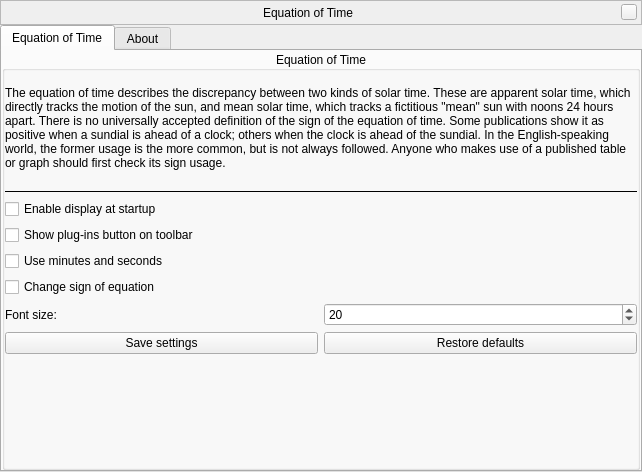
<?xml version="1.0" encoding="UTF-8"?>
<ui version="4.0">
 <class>equationOfTimeWindowForm</class>
 <widget class="QWidget" name="equationOfTimeWindowForm">
  <property name="geometry">
   <rect>
    <x>0</x>
    <y>0</y>
    <width>642</width>
    <height>472</height>
   </rect>
  </property>
  <layout class="QVBoxLayout" name="verticalLayout">
   <property name="spacing">
    <number>0</number>
   </property>
   <property name="leftMargin">
    <number>0</number>
   </property>
   <property name="topMargin">
    <number>0</number>
   </property>
   <property name="rightMargin">
    <number>0</number>
   </property>
   <property name="bottomMargin">
    <number>0</number>
   </property>
   <item>
    <widget class="BarFrame" name="TitleBar">
     <property name="sizePolicy">
      <sizepolicy hsizetype="Expanding" vsizetype="Minimum">
       <horstretch>0</horstretch>
       <verstretch>0</verstretch>
      </sizepolicy>
     </property>
     <property name="minimumSize">
      <size>
       <width>0</width>
       <height>25</height>
      </size>
     </property>
     <property name="maximumSize">
      <size>
       <width>16777215</width>
       <height>30</height>
      </size>
     </property>
     <property name="focusPolicy">
      <enum>Qt::NoFocus</enum>
     </property>
     <property name="autoFillBackground">
      <bool>false</bool>
     </property>
     <property name="frameShape">
      <enum>QFrame::StyledPanel</enum>
     </property>
     <layout class="QHBoxLayout">
      <property name="spacing">
       <number>6</number>
      </property>
      <property name="leftMargin">
       <number>0</number>
      </property>
      <property name="topMargin">
       <number>0</number>
      </property>
      <property name="rightMargin">
       <number>4</number>
      </property>
      <property name="bottomMargin">
       <number>0</number>
      </property>
      <item>
       <spacer name="leftSpacer">
        <property name="orientation">
         <enum>Qt::Horizontal</enum>
        </property>
        <property name="sizeHint" stdset="0">
         <size>
          <width>40</width>
          <height>20</height>
         </size>
        </property>
       </spacer>
      </item>
      <item>
       <widget class="QLabel" name="stelWindowTitle">
        <property name="text">
         <string>Equation of Time</string>
        </property>
       </widget>
      </item>
      <item>
       <spacer name="rightSpacer">
        <property name="orientation">
         <enum>Qt::Horizontal</enum>
        </property>
        <property name="sizeHint" stdset="0">
         <size>
          <width>40</width>
          <height>20</height>
         </size>
        </property>
       </spacer>
      </item>
      <item>
       <widget class="QPushButton" name="closeStelWindow">
        <property name="minimumSize">
         <size>
          <width>16</width>
          <height>16</height>
         </size>
        </property>
        <property name="maximumSize">
         <size>
          <width>16</width>
          <height>16</height>
         </size>
        </property>
        <property name="focusPolicy">
         <enum>Qt::NoFocus</enum>
        </property>
        <property name="text">
         <string/>
        </property>
       </widget>
      </item>
     </layout>
    </widget>
   </item>
   <item>
    <widget class="QTabWidget" name="tabWidget">
     <property name="currentIndex">
      <number>0</number>
     </property>
     <widget class="QWidget" name="tabEquationOfTime">
      <attribute name="title">
       <string>Equation of Time</string>
      </attribute>
      <layout class="QVBoxLayout" name="verticalLayoutTimeZone">
       <property name="spacing">
        <number>0</number>
       </property>
       <property name="leftMargin">
        <number>0</number>
       </property>
       <property name="topMargin">
        <number>0</number>
       </property>
       <property name="rightMargin">
        <number>0</number>
       </property>
       <property name="bottomMargin">
        <number>0</number>
       </property>
       <item>
        <widget class="QGroupBox" name="groupBoxEOT">
         <property name="minimumSize">
          <size>
           <width>0</width>
           <height>400</height>
          </size>
         </property>
         <property name="title">
          <string>Equation of Time</string>
         </property>
         <property name="alignment">
          <set>Qt::AlignCenter</set>
         </property>
         <layout class="QVBoxLayout" name="verticalLayout_2">
          <property name="leftMargin">
           <number>0</number>
          </property>
          <property name="topMargin">
           <number>0</number>
          </property>
          <property name="rightMargin">
           <number>0</number>
          </property>
          <property name="bottomMargin">
           <number>0</number>
          </property>
          <item>
           <widget class="QLabel" name="labelEOTDescription">
            <property name="sizePolicy">
             <sizepolicy hsizetype="MinimumExpanding" vsizetype="Expanding">
              <horstretch>0</horstretch>
              <verstretch>0</verstretch>
             </sizepolicy>
            </property>
            <property name="text">
             <string>The equation of time describes the discrepancy between two kinds of solar time. These are apparent solar time, which directly tracks the motion of the sun, and mean solar time, which tracks a fictitious &quot;mean&quot; sun with noons 24 hours apart. There is no universally accepted definition of the sign of the equation of time. Some publications show it as positive when a sundial is ahead of a clock; others when the clock is ahead of the sundial. In the English-speaking world, the former usage is the more common, but is not always followed. Anyone who makes use of a published table or graph should first check its sign usage.</string>
            </property>
            <property name="wordWrap">
             <bool>true</bool>
            </property>
           </widget>
          </item>
          <item>
           <widget class="Line" name="line">
            <property name="baseSize">
             <size>
              <width>0</width>
              <height>1</height>
             </size>
            </property>
            <property name="frameShadow">
             <enum>QFrame::Plain</enum>
            </property>
            <property name="lineWidth">
             <number>1</number>
            </property>
            <property name="midLineWidth">
             <number>1</number>
            </property>
            <property name="orientation">
             <enum>Qt::Horizontal</enum>
            </property>
           </widget>
          </item>
          <item>
           <widget class="QCheckBox" name="checkBoxEnableAtStartup">
            <property name="text">
             <string>Enable display at startup</string>
            </property>
           </widget>
          </item>
          <item>
           <widget class="QCheckBox" name="checkBoxShowButton">
            <property name="text">
             <string>Show plug-ins button on toolbar</string>
            </property>
           </widget>
          </item>
          <item>
           <widget class="QCheckBox" name="checkBoxMsFormat">
            <property name="text">
             <string>Use minutes and seconds</string>
            </property>
           </widget>
          </item>
          <item>
           <widget class="QCheckBox" name="checkBoxInvertedValue">
            <property name="text">
             <string>Change sign of equation</string>
            </property>
           </widget>
          </item>
          <item>
           <layout class="QHBoxLayout" name="horizontalLayout">
            <item>
             <widget class="QLabel" name="labelFontSize">
              <property name="text">
               <string>Font size:</string>
              </property>
             </widget>
            </item>
            <item>
             <widget class="QSpinBox" name="spinBoxFontSize">
              <property name="minimum">
               <number>10</number>
              </property>
              <property name="maximum">
               <number>50</number>
              </property>
              <property name="value">
               <number>20</number>
              </property>
             </widget>
            </item>
           </layout>
          </item>
          <item>
           <layout class="QHBoxLayout" name="horizontalLayout_2">
            <item>
             <widget class="QPushButton" name="pushButtonSave">
              <property name="text">
               <string>Save settings</string>
              </property>
             </widget>
            </item>
            <item>
             <widget class="QPushButton" name="pushButtonReset">
              <property name="text">
               <string>Restore defaults</string>
              </property>
             </widget>
            </item>
           </layout>
          </item>
          <item>
           <spacer name="verticalSpacerTimeZone">
            <property name="orientation">
             <enum>Qt::Vertical</enum>
            </property>
            <property name="sizeHint" stdset="0">
             <size>
              <width>0</width>
              <height>0</height>
             </size>
            </property>
           </spacer>
          </item>
         </layout>
        </widget>
       </item>
      </layout>
     </widget>
     <widget class="QWidget" name="tabAbout">
      <attribute name="title">
       <string comment="tab in plugin windows">About</string>
      </attribute>
      <layout class="QVBoxLayout" name="verticalLayout_3">
       <item>
        <widget class="QTextBrowser" name="aboutTextBrowser"/>
       </item>
      </layout>
     </widget>
    </widget>
   </item>
  </layout>
 </widget>
 <customwidgets>
  <customwidget>
   <class>BarFrame</class>
   <extends>QFrame</extends>
   <header>Dialog.hpp</header>
   <container>1</container>
  </customwidget>
 </customwidgets>
 <tabstops>
  <tabstop>tabWidget</tabstop>
 </tabstops>
 <resources/>
 <connections/>
</ui>
